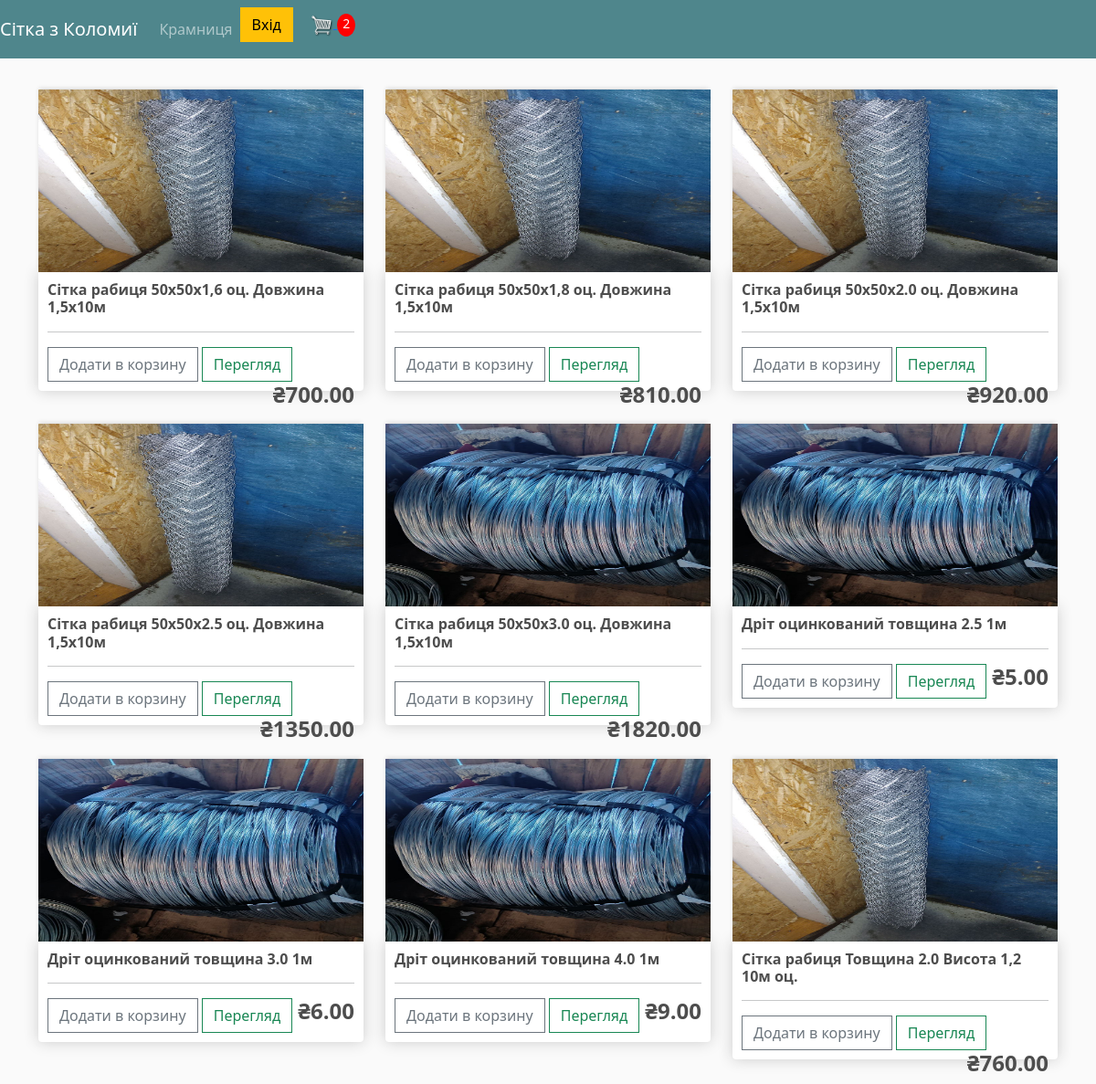
The app's page / (signed in) with its own data.
### store/models.py (models this page shows, shortened)
class Product(models.Model):
    name = models.CharField(max_length=200, null=True)
    price = models.DecimalField(max_digits=8, decimal_places=2)
    delivery = models.BooleanField(default=False, null=True, blank=False)
    image = models.ImageField(null=True, blank=True)
    @property
    def imageURL(self):
        try:
            url = self.image.url
        except:
            url = ''
        return url

### store/views.py (the view)
# urls.py: path('', include('store.urls')),
def store(request):
	data = cartData(request)
	cartItems = data['cartItems']
	products = Product.objects.all()
	context = {'products': products, 'cartItems': cartItems}
	return render(request, 'store/store.html', context)

### store/models.py (called while the page is built)
    @property
    def get_cart_items(self):
        orderitems =  self.orderitem_set.all()
        total = sum([item.quantity for item in orderitems])
        return total

### store/utils.py (called while the page is built)
def cartData(request):
	if request.user.is_authenticated:
		customer = request.user.customer
		order, created = Order.objects.get_or_create(customer=customer, complete=False)
		items= order.orderitem_set.all()
		cartItems = order.get_cart_items
	else:
		cookieData = cookieCart(request)
		cartItems = cookieData['cartItems']
		order = cookieData['order']
		items = cookieData['items']
	return {'cartItems': cartItems, 'order': order, 'items': items}

### store/templates/store/store.html
{% extends 'store/main.html' %}
{% load static %}
{% block content %}
<div class="row">
	{% for product in products %}
	<div class="col-lg-4">
		<img class="thumbnail" src="{{product.imageURL}}">
	    <div class="box-element product">
		<h6><strong>{{product.name}}</strong></h6>
		<hr>
		<button data-product={{product.id}} data-action="add"  class="btn btn-outline-secondary add-btn update-cart">Додати в корзину</button>
		<a class="btn btn-outline-success" href="#">Перегляд</a>
		<h4 style="display: inline-block; float: right"><strong>₴{{product.price|floatformat:2}}</strong></h4>
		</div>
	</div>
	{% endfor %}
</div>
{% endblock content %}

### static/css/main.css (style rules this page uses)
body { background-color: hsl(0, 0%, 98%); }
h1,h2,h3,h4,h5,h6 { color:hsl(0, 0%, 30%); }
.box-element { box-shadow:hsl(0, 0%, 80%) 0 0 16px; background-color: #fff; border-radius: 4px; padding: 10px; }
.thumbnail { width: 100%; height: 200px; -webkit-box-shadow: -1px -3px 5px -2px rgba(214,214,214,1); -moz-box-shadow: -1px -3px 5px -2px rgba(214,214,214,1); box-shadow: -1px -3px 5px -2px rgba(214,214,214,1); }
.product { border-radius: 0 0 4px 4px; }
.col-lg-4, .col-lg-6, .col-lg-8, .col-lg-12 { margin-top: 10px; }
.btn { border-radius: 0; }

### records on screen
Product: imageURL (picture), name "Сітка рабиця 50х50х1,6 оц. Довжина 1,5х10м", price "700.00"
Product: imageURL (picture), name "Сітка рабиця 50х50х1,8 оц. Довжина 1,5х10м", price "810.00"
Product: imageURL (picture), name "Сітка рабиця 50х50х2.0 оц. Довжина 1,5х10м", price "920.00"
Product: imageURL (picture), name "Сітка рабиця 50х50х2.5 оц. Довжина 1,5х10м", price "1350.00"
Product: imageURL (picture), name "Сітка рабиця 50х50х3.0 оц. Довжина 1,5х10м", price "1820.00"
Product: imageURL (picture), name "Дріт оцинкований товщина 2.5 1м", price "5.00"
Product: imageURL (picture), name "Дріт оцинкований товщина 3.0 1м", price "6.00"
Product: imageURL (picture), name "Дріт оцинкований товщина 4.0 1м", price "9.00"
Product: imageURL (picture), name "Сітка рабиця Товщина 2.0 Висота 1,2 10м оц.", price "760.00"

### other values on screen
{{ cartItems }} "2"
